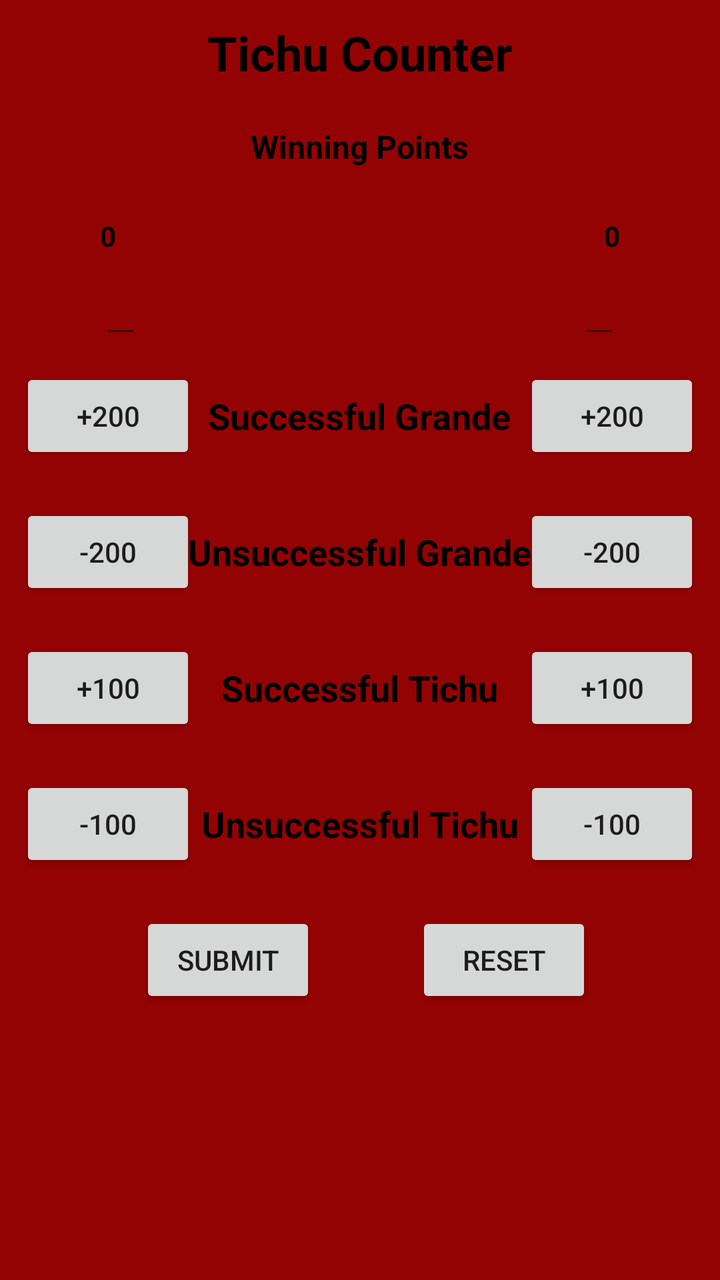
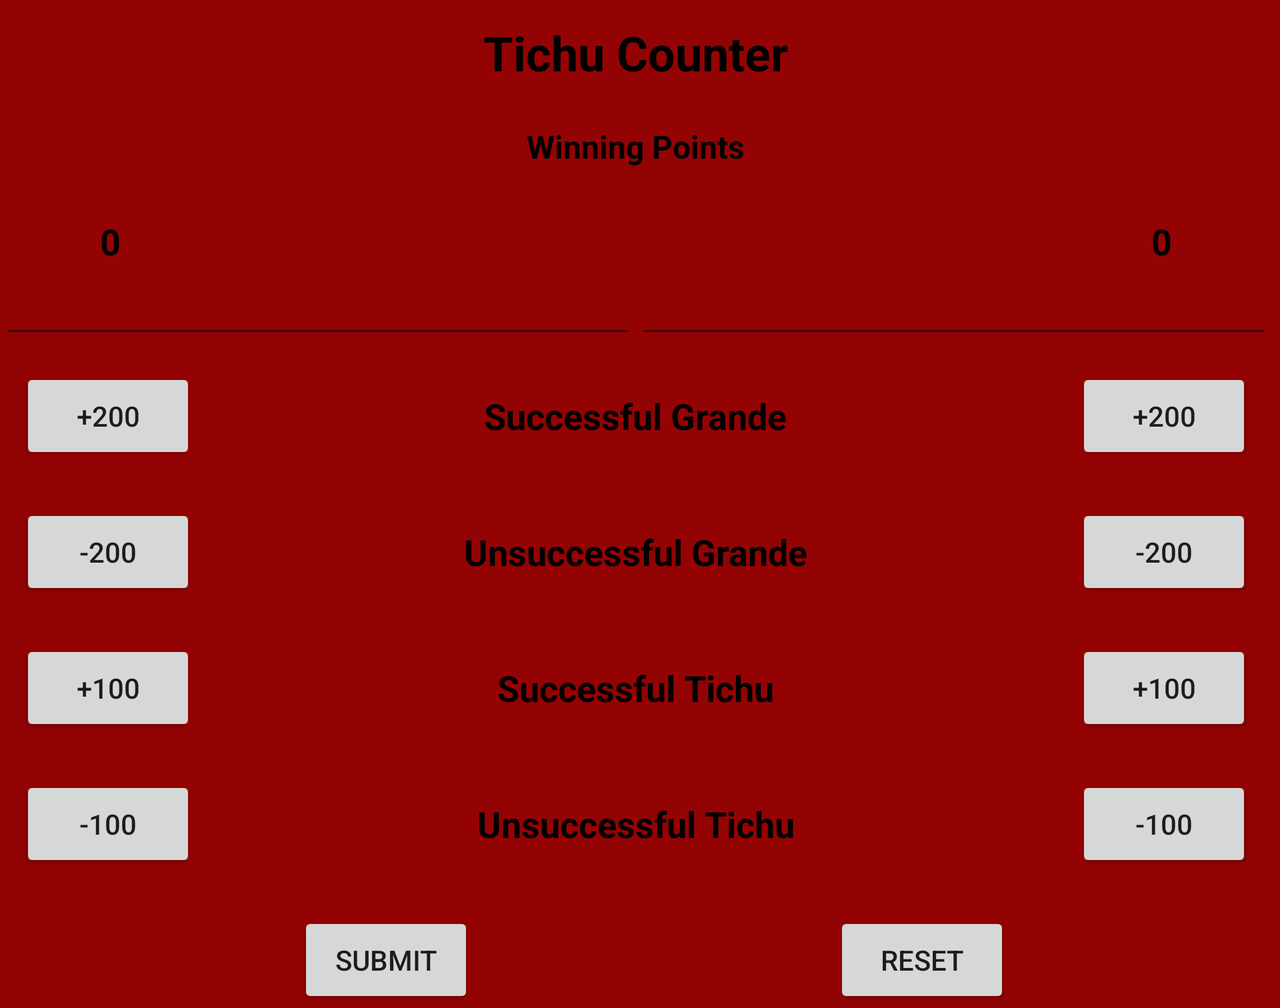

Two renders of one Android screen. The first uses the default layout on a phone; the second uses the alternative layout the repository ships for a different screen configuration, on a matching device. The two XML files are below.
<!-- AndroidManifest.xml: application theme AppTheme -->
<!-- res/layout/activity_main.xml -->
<?xml version="1.0" encoding="utf-8"?>
<LinearLayout xmlns:android="http://schemas.android.com/apk/res/android"
    xmlns:tools="http://schemas.android.com/tools"
    android:layout_width="match_parent"
    android:layout_height="match_parent"
    android:background="@color/darkRed"
    android:orientation="vertical"
    tools:context="com.example.android.tichucountersecondproject.MainActivity">

    <TextView
        android:layout_width="wrap_content"
        android:layout_height="wrap_content"
        android:layout_gravity="center"
        android:layout_marginBottom="@dimen/marginBottom10"
        android:layout_marginTop="@dimen/marginBottom10"
        android:text="@string/name"
        android:textColor="@color/black"
        android:textSize="@dimen/size24"
        android:textStyle="bold" />

    <TextView
        android:layout_width="wrap_content"
        android:layout_height="wrap_content"
        android:layout_gravity="center"
        android:layout_marginTop="@dimen/marginBottom10"
        android:text="@string/winning_points"
        android:textColor="@color/black"
        android:textSize="@dimen/sub16"
        android:textStyle="bold" />

    <RelativeLayout
        android:layout_width="match_parent"
        android:layout_height="wrap_content">

        <TextView
            android:id="@+id/teamAname"
            style="@style/textViewStyle"
            android:layout_width="wrap_content"
            android:layout_height="wrap_content"
            android:layout_alignParentLeft="true"
            android:layout_alignParentStart="true"
            android:layout_marginLeft="@dimen/margin30"
            android:layout_marginStart="@dimen/margin30"
            android:gravity="center" />

        <TextView
            android:id="@+id/teamBName"
            style="@style/textViewStyle"
            android:layout_width="wrap_content"
            android:layout_height="wrap_content"
            android:layout_alignParentEnd="true"
            android:layout_alignParentRight="true"
            android:layout_marginEnd="@dimen/margin30"
            android:layout_marginRight="@dimen/margin30"
            android:gravity="center" />

    </RelativeLayout>

    <RelativeLayout
        android:layout_width="match_parent"
        android:layout_height="wrap_content">

        <TextView
            android:id="@+id/pointsA"
            style="@style/textViewStyle"
            android:layout_width="wrap_content"
            android:layout_height="wrap_content"
            android:layout_alignParentLeft="true"
            android:layout_alignParentStart="true"
            android:layout_marginLeft="@dimen/margin40"
            android:layout_marginStart="@dimen/margin30"
            android:paddingLeft="@dimen/padding20"
            android:paddingRight="@dimen/padding20"
            android:paddingStart="@dimen/padding20"
            android:text="@string/zero"
            android:textSize="@dimen/Sp30" />

        <TextView
            android:id="@+id/showMaxPoints"
            style="@style/textViewStyle"
            android:layout_width="wrap_content"
            android:layout_height="wrap_content"
            android:layout_centerInParent="true" />

        <TextView
            android:id="@+id/pointsB"
            style="@style/textViewStyle"
            android:layout_width="wrap_content"
            android:layout_height="wrap_content"
            android:layout_alignParentEnd="true"
            android:layout_alignParentRight="true"
            android:layout_marginEnd="@dimen/margin30"
            android:layout_marginRight="@dimen/margin40"
            android:paddingLeft="@dimen/padding20"
            android:paddingRight="@dimen/padding20"
            android:paddingStart="@dimen/padding20"
            android:text="@string/zero"
            android:textSize="@dimen/Sp30" />

    </RelativeLayout>

    <RelativeLayout
        android:layout_width="match_parent"
        android:layout_height="wrap_content"
        android:layout_marginLeft="@dimen/margin40"
        android:layout_marginStart="@dimen/margin30"
        android:paddingLeft="@dimen/padding20"
        android:paddingRight="@dimen/dp50"
        android:paddingStart="@dimen/padding20"
        android:paddingEnd="@dimen/dp50">

        <EditText
            android:id="@+id/editPointsA"
            android:layout_width="wrap_content"
            android:layout_height="wrap_content"
            android:layout_alignParentStart="true"
            android:inputType="number"
            android:maxLength="4"
            android:layout_alignParentLeft="true" />

        <EditText
            android:id="@+id/editPointsB"
            android:layout_width="wrap_content"
            android:layout_height="wrap_content"
            android:layout_alignParentEnd="true"
            android:inputType="number"
            android:maxLength="4"
            android:layout_alignParentRight="true" />

    </RelativeLayout>

    <RelativeLayout
        android:layout_width="wrap_content"
        android:layout_height="wrap_content"
        android:layout_margin="@dimen/marginMain">

        <Button
            android:id="@+id/Grande"
            android:layout_width="wrap_content"
            android:layout_height="wrap_content"
            android:text="@string/plus200" />

        <TextView
            style="@style/textViewStyle"
            android:layout_width="wrap_content"
            android:layout_height="wrap_content"
            android:layout_centerInParent="true"
            android:text="@string/Grande" />

        <Button
            android:id="@+id/Grande1"
            android:layout_width="wrap_content"
            android:layout_height="wrap_content"
            android:layout_alignParentEnd="true"
            android:layout_alignParentRight="true"
            android:layout_toEndOf="@id/Grande1"
            android:layout_toRightOf="@id/Grande1"
            android:text="@string/plus200" />

    </RelativeLayout>

    <RelativeLayout
        android:layout_width="match_parent"
        android:layout_height="wrap_content"
        android:layout_margin="@dimen/marginMain">

        <Button
            android:id="@+id/noGrande"
            android:layout_width="wrap_content"
            android:layout_height="wrap_content"
            android:text="@string/minus200" />

        <TextView
            android:id="@+id/successfulGrande"
            style="@style/textViewStyle"
            android:layout_width="wrap_content"
            android:layout_height="wrap_content"
            android:layout_centerInParent="true"
            android:text="@string/noGrande" />

        <Button
            android:id="@+id/noGrande1"
            android:layout_width="wrap_content"
            android:layout_height="wrap_content"
            android:layout_alignParentEnd="true"
            android:layout_alignParentRight="true"
            android:layout_toEndOf="@id/noGrande1"
            android:layout_toRightOf="@id/noGrande1"
            android:text="@string/minus200" />

    </RelativeLayout>

    <RelativeLayout
        android:layout_width="wrap_content"
        android:layout_height="wrap_content"
        android:layout_margin="@dimen/marginMain">

        <Button
            android:id="@+id/tichu"
            android:layout_width="wrap_content"
            android:layout_height="wrap_content"
            android:text="@string/plus100" />

        <TextView
            style="@style/textViewStyle"
            android:layout_width="wrap_content"
            android:layout_height="wrap_content"
            android:layout_centerInParent="true"
            android:text="@string/Tichu" />

        <Button
            android:id="@+id/tichu1"
            android:layout_width="wrap_content"
            android:layout_height="wrap_content"
            android:layout_alignParentEnd="true"
            android:layout_alignParentRight="true"
            android:layout_toEndOf="@id/tichu1"
            android:layout_toRightOf="@id/tichu1"
            android:text="@string/plus100" />

    </RelativeLayout>

    <RelativeLayout
        android:layout_width="match_parent"
        android:layout_height="wrap_content"
        android:layout_margin="@dimen/marginMain">

        <Button
            android:id="@+id/noTichu"
            android:layout_width="wrap_content"
            android:layout_height="wrap_content"
            android:text="@string/minus100" />

        <TextView
            style="@style/textViewStyle"
            android:layout_width="wrap_content"
            android:layout_height="wrap_content"
            android:layout_centerInParent="true"
            android:gravity="center"
            android:text="@string/noTichu" />

        <Button
            android:id="@+id/noTichu1"
            android:layout_width="wrap_content"
            android:layout_height="wrap_content"
            android:layout_alignParentEnd="true"
            android:layout_alignParentRight="true"
            android:layout_toEndOf="@id/noTichu1"
            android:layout_toRightOf="@id/noTichu1"
            android:text="@string/minus100" />

    </RelativeLayout>

    <RelativeLayout
        android:layout_width="match_parent"
        android:layout_height="wrap_content"
        android:layout_marginTop="@dimen/marginBottom10">

        <Button
            android:id="@+id/submit"
            android:layout_width="wrap_content"
            android:layout_height="wrap_content"
            android:layout_marginLeft="@dimen/dp70"
            android:layout_marginStart="@dimen/dp70"
            android:text="@string/submit" />

        <Button
            android:id="@+id/reset"
            android:layout_width="wrap_content"
            android:layout_height="wrap_content"
            android:layout_marginLeft="@dimen/dp50"
            android:layout_marginStart="@dimen/dp50"
            android:layout_toEndOf="@id/submit"
            android:layout_toRightOf="@id/submit"
            android:text="@string/newGame" />

    </RelativeLayout>

</LinearLayout>
<!-- resources referenced by this layout -->
<resources>
  <color name="black">#000</color>
  <color name="darkRed">#940303</color>
  <dimen name="dp50">50dp</dimen>
  <dimen name="dp70">70dp</dimen>
  <dimen name="margin30">30dp</dimen>
  <dimen name="margin40">40dp</dimen>
  <dimen name="marginBottom10">10dp</dimen>
  <dimen name="marginMain"> 10dp </dimen>
  <dimen name="padding20">20dp</dimen>
  <dimen name="size24">24sp</dimen>
  <dimen name="sub16">16sp</dimen>
  <string name="Grande">Successful Grande</string>
  <string name="Tichu">Successful Tichu</string>
  <string name="minus100"> -100 </string>
  <string name="minus200"> -200 </string>
  <string name="name">Tichu Counter</string>
  <string name="newGame"> Reset </string>
  <string name="noGrande">Unsuccessful Grande</string>
  <string name="noTichu">Unsuccessful Tichu</string>
  <string name="plus100"> +100 </string>
  <string name="plus200"> +200 </string>
  <string name="submit">Submit</string>
  <string name="winning_points">Winning Points</string>
  <string name="zero">0</string>
  <style name="textViewStyle">
          <item name="android:textColor">@color/black</item>
          <item name="android:textSize">18sp</item>
          <item name="android:textStyle">bold</item>
  
      </style>
  <style name="AppTheme" parent="Theme.AppCompat.Light.NoActionBar">
          
          <item name="colorPrimary">@color/colorPrimary</item>
          <item name="colorPrimaryDark">@color/black</item>
          <item name="colorAccent">@color/black</item>
      </style>
  <color name="colorPrimary">#3F51B5</color>
</resources>
<!-- res/layout-land/activity_main.xml (the repository's variant of the layout above) -->
<!-- drawn on the phone turned sideways -->
<?xml version="1.0" encoding="utf-8"?>
<ScrollView xmlns:android="http://schemas.android.com/apk/res/android"
    xmlns:tools="http://schemas.android.com/tools"
    android:layout_width="match_parent"
    android:layout_height="match_parent"
    android:background="@color/darkRed"
    android:fillViewport="true"
    android:scrollbars="vertical"
    android:scrollbarStyle="insideInset"
    tools:context="com.example.android.tichucountersecondproject.MainActivity">

    <LinearLayout
        android:layout_width="match_parent"
        android:layout_height="match_parent"
        android:orientation="vertical">

    <TextView
        android:layout_width="wrap_content"
        android:layout_height="wrap_content"
        android:layout_gravity="center"
        android:layout_marginTop="@dimen/marginBottom10"
        android:text="@string/name"
        android:textColor="@color/black"
        android:textSize="@dimen/size24"
        android:textStyle="bold"
        android:layout_marginBottom="@dimen/marginBottom10"/>

    <TextView
        android:layout_width="wrap_content"
        android:layout_height="wrap_content"
        android:layout_gravity="center"
        android:layout_marginTop="@dimen/marginBottom10"
        android:text="@string/winning_points"
        android:textColor="@color/black"
        android:textSize="@dimen/sub16"
        android:textStyle="bold"
        />

    <RelativeLayout
        android:layout_width="match_parent"
        android:layout_height="wrap_content"
        >

        <TextView
            android:id="@+id/teamAname"
            style="@style/textViewStyle"
            android:layout_width="wrap_content"
            android:layout_height="wrap_content"
            android:layout_marginLeft="@dimen/margin30"
            android:layout_marginStart="@dimen/margin30"
            android:gravity="center"
            android:layout_alignParentLeft="true"
            android:layout_alignParentStart="true" />

        <TextView
            android:id="@+id/teamBName"
            style="@style/textViewStyle"
            android:layout_width="wrap_content"
            android:layout_height="wrap_content"
            android:layout_alignParentRight="true"
            android:gravity="center"
            android:layout_marginRight="@dimen/margin30"
            android:layout_marginEnd="@dimen/margin30"
            android:layout_alignParentEnd="true" />


    </RelativeLayout>

    <RelativeLayout
        android:layout_width="match_parent"
        android:layout_height="wrap_content"
        >

        <TextView
            android:id="@+id/pointsA"
            style="@style/textViewStyle"
            android:layout_width="wrap_content"
            android:layout_height="wrap_content"
            android:layout_marginLeft="@dimen/margin40"
            android:layout_marginStart="@dimen/margin30"
            android:layout_alignParentLeft="true"
            android:paddingLeft="@dimen/padding20"
            android:paddingRight="@dimen/padding20"
            android:paddingStart="@dimen/padding20"
            android:text="@string/zero"
            android:layout_alignParentStart="true" />

        <TextView
            android:id="@+id/showMaxPoints"
            style="@style/textViewStyle"
            android:layout_width="wrap_content"
            android:layout_height="wrap_content"
            android:layout_centerInParent="true"
            />

        <TextView
            android:id="@+id/pointsB"
            style="@style/textViewStyle"
            android:layout_width="wrap_content"
            android:layout_height="wrap_content"
            android:layout_alignParentRight="true"
            android:text="@string/zero"
            android:layout_alignParentEnd="true"
            android:paddingLeft="@dimen/padding20"
            android:paddingRight="@dimen/padding20"
            android:paddingStart="@dimen/padding20"
            android:layout_marginRight="@dimen/margin40"
            android:layout_marginEnd="@dimen/margin30"
            />

    </RelativeLayout>


    <LinearLayout
        android:layout_width="match_parent"
        android:layout_height="wrap_content"
        android:orientation="horizontal">

        <EditText
            android:id="@+id/editPointsA"
            android:layout_width="wrap_content"
            android:layout_height="wrap_content"
            android:layout_weight="1"
            android:inputType="number"
            android:gravity="center"
            android:maxLength="4" />



        <EditText
            android:id="@+id/editPointsB"
            android:layout_width="wrap_content"
            android:layout_height="wrap_content"
            android:layout_weight="1"
            android:inputType="number"
            android:gravity="center"
            android:maxLength="4"

            />

    </LinearLayout>

    <RelativeLayout
        android:layout_width="wrap_content"
        android:layout_height="wrap_content"
        android:layout_margin="@dimen/marginMain">


        <Button
            android:id="@+id/Grande"
            android:layout_width="wrap_content"
            android:layout_height="wrap_content"
            android:text="@string/plus200" />

        <TextView

            style="@style/textViewStyle"
            android:layout_width="wrap_content"
            android:layout_height="wrap_content"
            android:layout_centerInParent="true"
            android:text="@string/Grande" />

        <Button
            android:id="@+id/Grande1"
            android:layout_width="wrap_content"
            android:layout_height="wrap_content"
            android:layout_alignParentEnd="true"
            android:layout_alignParentRight="true"
            android:layout_toEndOf="@id/Grande1"
            android:layout_toRightOf="@id/Grande1"
            android:text="@string/plus200" />

    </RelativeLayout>

    <RelativeLayout
        android:layout_width="match_parent"
        android:layout_height="wrap_content"
        android:layout_margin="@dimen/marginMain">


        <Button
            android:id="@+id/noGrande"
            android:layout_width="wrap_content"
            android:layout_height="wrap_content"
            android:text="@string/minus200" />

        <TextView
            android:id="@+id/successfulGrande"
            style="@style/textViewStyle"
            android:layout_width="wrap_content"
            android:layout_height="wrap_content"
            android:layout_centerInParent="true"
            android:text="@string/noGrande" />

        <Button
            android:id="@+id/noGrande1"
            android:layout_width="wrap_content"
            android:layout_height="wrap_content"
            android:layout_alignParentEnd="true"
            android:layout_alignParentRight="true"
            android:layout_toEndOf="@id/noGrande1"
            android:layout_toRightOf="@id/noGrande1"
            android:text="@string/minus200" />


    </RelativeLayout>


    <RelativeLayout
        android:layout_width="wrap_content"
        android:layout_height="wrap_content"
        android:layout_margin="@dimen/marginMain">


        <Button
            android:id="@+id/tichu"
            android:layout_width="wrap_content"
            android:layout_height="wrap_content"
            android:text="@string/plus100" />

        <TextView

            style="@style/textViewStyle"
            android:layout_width="wrap_content"
            android:layout_height="wrap_content"
            android:layout_centerInParent="true"
            android:text="@string/Tichu" />

        <Button
            android:id="@+id/tichu1"
            android:layout_width="wrap_content"
            android:layout_height="wrap_content"
            android:layout_alignParentEnd="true"
            android:layout_alignParentRight="true"
            android:layout_toEndOf="@id/tichu1"
            android:layout_toRightOf="@id/tichu1"
            android:text="@string/plus100"

            />

    </RelativeLayout>

    <RelativeLayout
        android:layout_width="match_parent"
        android:layout_height="wrap_content"
        android:layout_margin="@dimen/marginMain">


        <Button
            android:id="@+id/noTichu"
            android:layout_width="wrap_content"
            android:layout_height="wrap_content"
            android:text="@string/minus100" />

        <TextView

            style="@style/textViewStyle"
            android:layout_width="wrap_content"
            android:layout_height="wrap_content"
            android:layout_centerInParent="true"
            android:gravity="center"
            android:text="@string/noTichu" />

        <Button
            android:id="@+id/noTichu1"
            android:layout_width="wrap_content"
            android:layout_height="wrap_content"
            android:layout_alignParentEnd="true"
            android:layout_alignParentRight="true"
            android:layout_toEndOf="@id/noTichu1"
            android:layout_toRightOf="@id/noTichu1"
            android:text="@string/minus100" />


    </RelativeLayout>

    <RelativeLayout
        android:layout_width="match_parent"
        android:layout_height="wrap_content"
        android:layout_marginTop="@dimen/marginBottom10">

        <Button
            android:id="@+id/submit"
            android:layout_width="wrap_content"
            android:layout_height="wrap_content"
            android:layout_alignParentLeft="true"
            android:layout_alignParentStart="true"
            android:layout_alignParentTop="true"
            android:layout_marginLeft="149dp"
            android:layout_marginStart="149dp"
            android:text="@string/submit" />


        <Button
            android:id="@+id/reset"
            android:layout_width="wrap_content"
            android:layout_height="wrap_content"
            android:layout_alignParentEnd="true"
            android:layout_alignParentRight="true"
            android:layout_alignParentTop="true"
            android:layout_marginEnd="131dp"
            android:layout_marginRight="131dp"
            android:text="@string/newGame" />

    </RelativeLayout>


    </LinearLayout>

</ScrollView>
<!-- resources referenced by the variant -->
<!-- as the phone turned sideways resolves them -->
<resources>
  <color name="black">#000</color>
  <color name="darkRed">#940303</color>
  <dimen name="margin30">30dp</dimen>
  <dimen name="margin40">40dp</dimen>
  <dimen name="marginBottom10">10dp</dimen>
  <dimen name="marginMain"> 10dp </dimen>
  <dimen name="padding20">20dp</dimen>
  <dimen name="size24">24sp</dimen>
  <dimen name="sub16">16sp</dimen>
  <string name="Grande">Successful Grande</string>
  <string name="Tichu">Successful Tichu</string>
  <string name="minus100"> -100 </string>
  <string name="minus200"> -200 </string>
  <string name="name">Tichu Counter</string>
  <string name="newGame"> Reset </string>
  <string name="noGrande">Unsuccessful Grande</string>
  <string name="noTichu">Unsuccessful Tichu</string>
  <string name="plus100"> +100 </string>
  <string name="plus200"> +200 </string>
  <string name="submit">Submit</string>
  <string name="winning_points">Winning Points</string>
  <string name="zero">0</string>
  <style name="textViewStyle">
          <item name="android:textColor">@color/black</item>
          <item name="android:textSize">18sp</item>
          <item name="android:textStyle">bold</item>
  
      </style>
  <style name="AppTheme" parent="Theme.AppCompat.Light.NoActionBar">
          
          <item name="colorPrimary">@color/colorPrimary</item>
          <item name="colorPrimaryDark">@color/black</item>
          <item name="colorAccent">@color/black</item>
      </style>
  <color name="colorPrimary">#3F51B5</color>
</resources>
